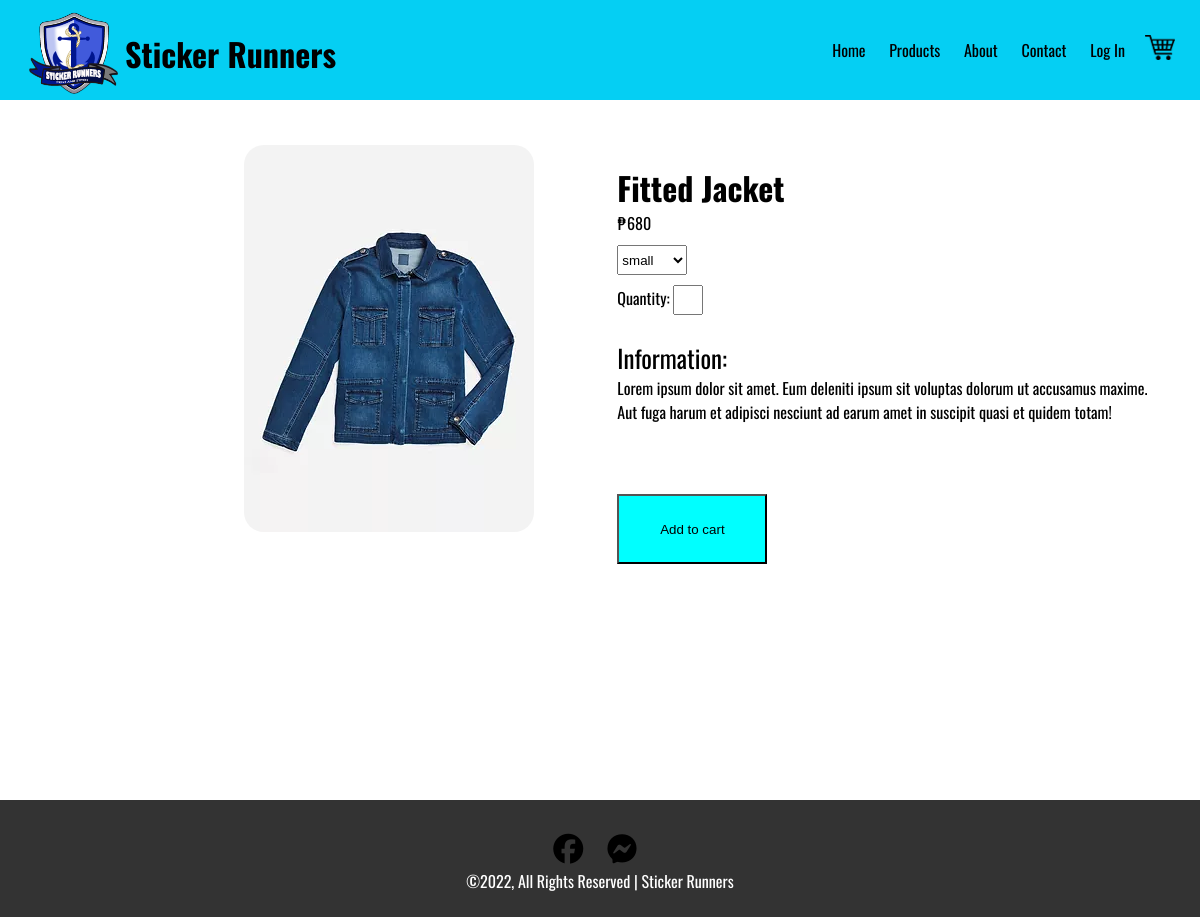
Screenshot of /item.php?id=15 with the database file from the repository.
### tables this page shows
CREATE TABLE `item` (
  `prodID` int(11) NOT NULL,
  `category` varchar(100) NOT NULL,
  `price` int(11) NOT NULL,
  `size` varchar(255) NOT NULL,
  `description` text NOT NULL,
  `itemName` varchar(100) NOT NULL,
  `picture` varchar(100) NOT NULL
);

### item.php (the view, shortened to what this page needs)
<!DOCTYPE html>
<html lang="en">
<head>
    <link rel="stylesheet" href="item.css">
</head>
<body>
    <div class="top">
        <div class="navbar">
            <div class="logo">
                <img src="image/logo.png" alt="" width="100px">
                <h1> Sticker Runners</h1>
            </div>
            <nav>
                <ul>
                    <li id="home"><a href="index.php">Home</a></li>
                    <li id="products"><a href="product.php">Products</a></li>
                    <li id="about"><a href="about.php">About</a></li>
                    <li id="contact"><a href="contact.php">Contact</a></li>
                    <li id="account"><a href="signin.php">Log In</a></li>
                </ul>
            </nav>
            <a href="cart.html"><img id="cart" src="image/cart.png" width="30px" heigh="30px"></a>
        </div>
    </div>
    <?php
    $idp = $_GET["id"];
	include("includes/database.php");
			$query=mySQLi_query($con,"SELECT * from item WHERE prodID=$idp");
			while($row=mySQLi_fetch_array($query)){
                $price = $row['price'];
                $description = $row['description'];
                $itemName = $row['itemName'];
                $picture = $row['picture'];
?>
            <div class="flex-container">
            <div class="box1">
                <img src="<?php echo $picture ?>" alt="">
            </div>
            <div class="box2">
                <div class="word">
                    <br>
                    <h1><?php echo $itemName ?></h1>
                    <span>&#8369;<?php echo $price ?></span><br>
                    <select name="size" id="">
                        <option value="A">small</option>
                    </select><br>
                    <span>Quantity: </span> <input type="number" id="text"/> <br><br>
                    <span id="info">Information: </span> <br>
                    <span><?php echo $description ?></span> <br>
                    <button id="cart" onclick="myFunction()">Add to cart</button>
                </div>
        </div>
    </div>
    <?php }?>
    <div class="footer">
        <br>
        <div class="icon">
            <a href="https://www.facebook.com/stickerrunners2020"><i class="fa-brands fa-facebook"></i></a>
            <a href="https://www.facebook.com/messages/t/110401353888420"><i class="fa-brands fa-facebook-messenger"></i></a>
            <p>©2022, All Rights Reserved | Sticker Runners</p>
            <br>
        </div>
    </div>
</body>
</html>

### item.css (style rules this page uses)
* { padding: 0; margin: 0; box-sizing: border-box; }
body { font-family: 'Oswald', sans-serif; }
.top { background-color: rgb(5, 207, 243); margin-bottom: 0; padding-bottom: 0; }
.navbar { display: flex; align-items: center; max-width: 1300px; margin: auto; padding-left: 25px; padding-right: 25px; }
.logo h1 { float: left; padding-top: 30px; text-align: left; }
.logo img { float: left; }
nav { flex: 1; text-align: right; }
nav ul { list-style-type: none; }
nav ul li { display: inline-block; margin-right: 20px; }
a { text-decoration: none; color: black; }
.box1 { height: 550px; width: 400px; float: left; margin-bottom: 150px; margin-left: 200px; }
.box1 img { max-height: 450px; max-width: 350px; display: block; padding: auto; margin: auto; margin-top: 45px; border-radius: 20px; }
.flex-container { display: flex; flex-wrap: nowrap; background-color: white; }
.box2 { height: 550px; width: 660px; }
.box2 .word { margin: 40px; }
.box2 select { margin: 10px 0; height: 30px; }
.box2 #text { height: 30px; width: 30px; text-align: center; }
.box2 #info { font-size: 25px; }
.box2 #cart { margin-top: 70px; height: 70px; width: 150px; outline: none; background-color: aqua; }
.footer { clear: both; background: rgb(51, 51, 51); color: white; display: flex; align-items: center; justify-content: center; flex-direction: column; }
.icon a { font-size: 30px; margin: 10px; }

### rows the page displays
item: picture (picture), itemName "Fitted Jacket", price "680", description "Lorem ipsum dolor sit amet. Eum deleniti ipsum sit voluptas dolorum ut accusamus maxime. Aut fuga harum et adipisci nesciunt ad earum amet in suscipit quasi et quidem totam!"
